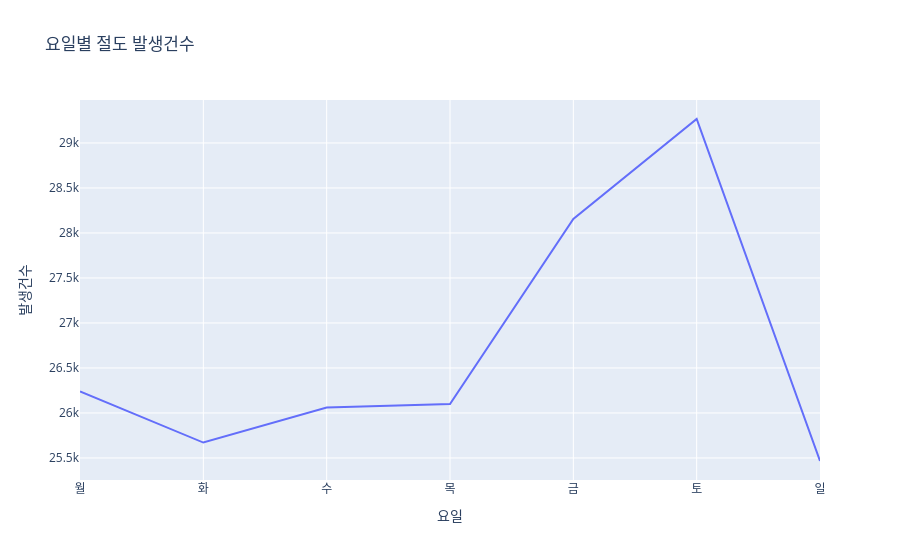

This figure's notebook cell:
### Code cell
# 범죄중분류가 강제추행인 데이터를 요일별로 시각화 - 정렬: 요일, 시각화: 시계열 사용툴: plotly express
import plotly.express as px
# 강제추행 데이터 필터링
df_chujang = df_week[df_week['범죄중분류'] == '절도']
# 요일 순서 정의
weekday_order = ['월', '화', '수', '목', '금', '토', '일']

# 요일별 발생건수 합계 계산
chujang_weekly = df_chujang.groupby(['요일'])['발생건수'].sum().reindex(weekday_order).reset_index()
# 시계열 그래프 그리기
fig = px.line(chujang_weekly, x='요일', y='발생건수', title='요일별 절도 발생건수')
fig.show()

### Figure 1 — Plotly figure (JSON) as saved in the notebook; plotly's stock layout.template omitted (floating-point values rounded to 4 significant figures)
{"data": [{"hovertemplate": "요일=%{x}<br>발생건수=%{y}<extra></extra>", "legendgroup": "", "line": {"color": "#636efa", "dash": "solid"}, "marker": {"symbol": "circle"}, "mode": "lines", "name": "", "orientation": "v", "showlegend": false, "type": "scatter", "x": ["월", "화", "수", "목", "금", "토", "일"], "xaxis": "x", "y": [26239, 25671, 26061, 26098, 28156, 29266, 25466], "yaxis": "y"}], "layout": {"legend": {"tracegroupgap": 0}, "title": {"text": "요일별 절도 발생건수"}, "xaxis": {"anchor": "y", "domain": [0, 1], "title": {"text": "요일"}}, "yaxis": {"anchor": "x", "domain": [0, 1], "title": {"text": "발생건수"}}}}
